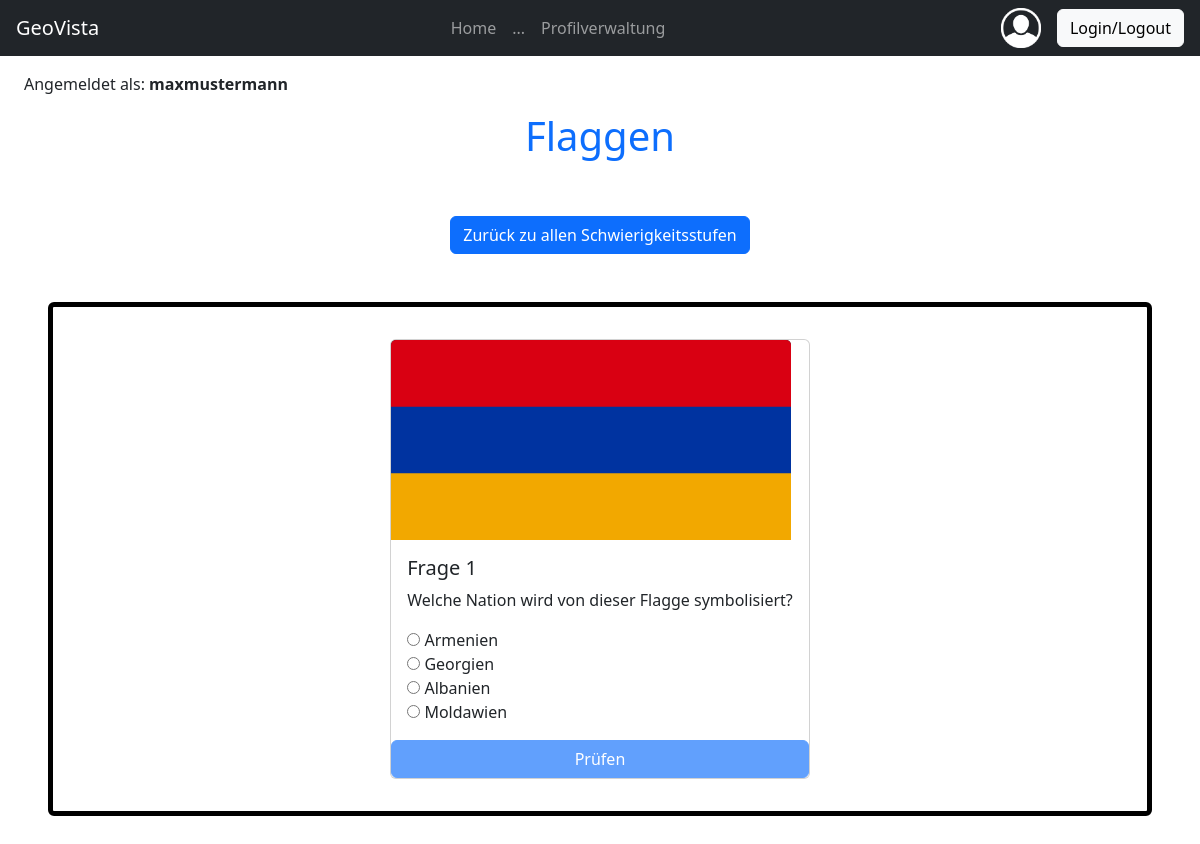
/level.php?quiz=3, run on the app's committed database.
### tables this page shows
CREATE TABLE `user` (
  `id_user` int(11) NOT NULL,
  `username` varchar(50) NOT NULL,
  `email` varchar(255) NOT NULL,
  `password` varchar(255) NOT NULL,
  `isAdmin` tinyint(1) NOT NULL,
  `fk_geovista` int(11) NOT NULL
);

CREATE TABLE `quiz` (
  `id_quiz` int(11) NOT NULL,
  `name` varchar(255) NOT NULL,
  `icon` varchar(255) DEFAULT NULL,
  `fk_geovista` int(11) NOT NULL
);

CREATE TABLE `question` (
  `id_question` int(11) NOT NULL,
  `description` varchar(255) NOT NULL,
  `image` varchar(255) NOT NULL,
  `fk_quiz` int(11) NOT NULL
);

CREATE TABLE `answer` (
  `id_answer` int(11) NOT NULL,
  `description` varchar(255) NOT NULL,
  `isCorrectAnswer` tinyint(1) NOT NULL,
  `fk_question` int(11) NOT NULL
);

### config/db_utils.php (called while the page is built, shortened)
<?php
function getUserDetails($db, $id)
{
    $result = null;
    try {
        $sql = "SELECT * FROM user WHERE id_user = ?";
        $stmt = $db->prepare($sql);
        $stmt->bind_param("i", $id);
        $stmt->execute();
        $result = $stmt->get_result()->fetch_array();
    } catch (Exception $e) {
        echo '<div class="alert alert-danger" role="alert">Error: ' . $e->getMessage() . "</div>\n";
    } finally {
        return $result;
    }
}
function getQuizName($db, $quiz_id)
{
    $result = null;
    try {
        $sql = "SELECT name FROM quiz WHERE id_quiz = ?";
        $stmt = $db->prepare($sql);
        $stmt->bind_param("i", $quiz_id);
        $stmt->execute();
        $result = $stmt->get_result()->fetch_array()["name"];
    } catch (Exception $e) {
        echo '<div class="alert alert-danger" role="alert">Error: ' . $e->getMessage() . "</div>\n";
    } finally {
        return $result;
    }
}
function getQuestions($db, $quiz_id)
{
    $questions = [];
    try {
        $sql = "SELECT id_question, description as q_desc, image FROM question WHERE fk_quiz = ? ORDER BY id_question";
        $stmt = $db->prepare($sql);
        $stmt->bind_param("i", $quiz_id);
        $stmt->execute();
        $result = $stmt->get_result();
        if ($result->num_rows > 0) {
            while ($row = $result->fetch_assoc()) {
                $questions[] = $row;
            }
        }
    } catch (Exception $e) {
        echo '<div class="alert alert-danger" role="alert">Error: ' . $e->getMessage() . "</div>\n";
    } finally {
        return $questions;
    }
}
function getAnswersToQuestion($db, $id_question){
    $answers = [];
    try {
        $sql = "SELECT id_answer, description as a_desc, isCorrectAnswer FROM answer WHERE fk_question = ?";
        $stmt = $db->prepare($sql);
        $stmt->bind_param("i", $id_question);
        $stmt->execute();
        $result = $stmt->get_result();
        if ($result->num_rows > 0) {
            while ($row = $result->fetch_assoc()) {
                $answers[] = $row;
            }
        }
    } catch (Exception $e) {
        echo '<div class="alert alert-danger" role="alert">Error: ' . $e->getMessage() . "</div>\n";
    } finally {
        return $answers;
    }
}
?>

### level.php (the view, shortened to what this page needs)
<?php
require_once('config/dbaccess.php');
require_once('config/db_utils.php');
$db = new mysqli($host, $user, $password, $database);
$allQuestions = getQuestions($db, htmlspecialchars($_GET["quiz"]));
$quizName = getQuizName($db, htmlspecialchars($_GET["quiz"]));
function shuffle_question($allQuestions, $count)
{
    $uniqueQuestions = array_unique($allQuestions, SORT_REGULAR);
    shuffle($uniqueQuestions);
    return array_slice($uniqueQuestions, 0, min($count, count($uniqueQuestions)));
}
$questions = shuffle_question($allQuestions, 5);
$current_question_index = $_SESSION['current_question'];
$finishedQuiz = false;
if ($current_question_index >= count($questions)) {
    $_SESSION['current_question'] = 0;
    $finishedQuiz = true;
} else {
    $current_question = $questions[$current_question_index];
    $answers = getAnswersToQuestion($db, $current_question['id_question']);
}
?>
<!DOCTYPE html>
<html lang="en">
<head>
    <link href="https://cdn.jsdelivr.net/npm/bootstrap@5.3.3/dist/css/bootstrap.min.css" rel="stylesheet"
>
</head>
<body class="d-flex flex-column min-vh-100">
    <?php include "./base/nav.php"; ?>
    <?php include "./base/username.php"; ?>
    <?php include "./base/plugins.php"?>
    <header class="">
        <h1 class="text-center text-primary"><?php echo $quizName ?></h1>
    </header>
    <main class="m-5">
        <div class="text-center">
            <button class="btn btn-primary" onclick="location.href='index.php';">Zurück zu allen
                Schwierigkeitsstufen</button>
        </div>
        <div
            class="border border-5 border-black rounded p-4 mt-5 d-flex flex-column align-items-center justify-content-center">
            <form id="questionForm" action="<?php echo htmlspecialchars($_SERVER["PHP_SELF"]); ?>" method="GET"
                class="card my-2" quizState="<?php echo $finishedQuiz ? 'finished' : 'active'; ?>">
                <?php if(!$finishedQuiz): ?>
                    <?php if($_GET['quiz'] === '4' || $_GET['quiz'] === '1'): ?>
                        <div id="map"></div>
                        <script type="module">
                            import { getLeafletModule, loadCountryData } from './res/scripts/map_display.js';
                            // INITIALIZE MAP
                            const mapContainer = document.getElementById('map');
                            const borderImageUrl = 'https://{s}.basemaps.cartocdn.com/light_nolabels/{z}/{x}/{y}.png';
                            const map = getLeafletModule(mapContainer, borderImageUrl, <?php if ($_GET['quiz'] === '4') { echo false; } else if ($_GET['quiz'] === '1') { echo true; }?>);
                            let test = await loadCountryData(map, "<?php echo $current_question["image"] ?>");
                        </script>
                    <?php else: ?>
                        <img class="card-img-top" style="width: 400px;" src="<?php echo $current_question["image"] ?>" alt="Bild zu Frage <?php echo $current_question_index + 1; ?> Quiz <?php echo $quizName; ?>">
                    <?php endif; ?>
                    <div class="card-body">
                        <h5 class="card-title">Frage <?php echo $current_question_index + 1; ?></h5>
                        <p class="card-text"><?php echo $current_question['q_desc']; ?></p>
                        <section>
                            <?php foreach ($answers as $answer): ?>
                                <input type="radio" id="<?php echo $answer['id_answer']; ?>"
                                    name="question<?php echo $current_question_index; ?>"
                                    value="<?php echo $answer['a_desc']; ?>"
                                    data-correct="<?php echo $answer['isCorrectAnswer'] == 1 ? 'true' : 'false'; ?>" required>
                                <label for="<?php echo $answer['id_answer']; ?>"><?php echo $answer['a_desc']; ?></label><br>
                            <?php endforeach; ?>
                        </section>
                    </div>
                    <button id="checkQuestionButton" type="submit" class="btn btn-primary" value="1">Prüfen</button>
                <?php else: ?>
                    <p>Quiz fertig</p>
                <?php endif; ?>
            </form>
        </div>
    </main>
</body>
</html>

### base/username.php (shortened to what this page needs)
<?php
require_once('config/dbaccess.php');
require_once('config/db_utils.php');
$db = new mysqli($host, $user, $password, $database);
$user = getUserDetails($db, '2');
if ($user) echo "<p class='mt-3 ms-0 ms-xl-4 text-center text-xl-start'>Angemeldet als: <span class='fw-bold'>" . $user["username"] . "</span></p>";
?>

### data on the page
user: username "maxmustermann"
quiz: name "Flaggen"
question: image (picture), description "Welche Nation wird von dieser Flagge symbolisiert?"
answer: isCorrectAnswer "☐ Armenien", description "Armenien"
answer: isCorrectAnswer "☐ Georgien", description "Georgien"
answer: isCorrectAnswer "☐ Albanien", description "Albanien"
answer: isCorrectAnswer "☐ Moldawien", description "Moldawien"

### other printed values
$current_question_index + 1 "1"
